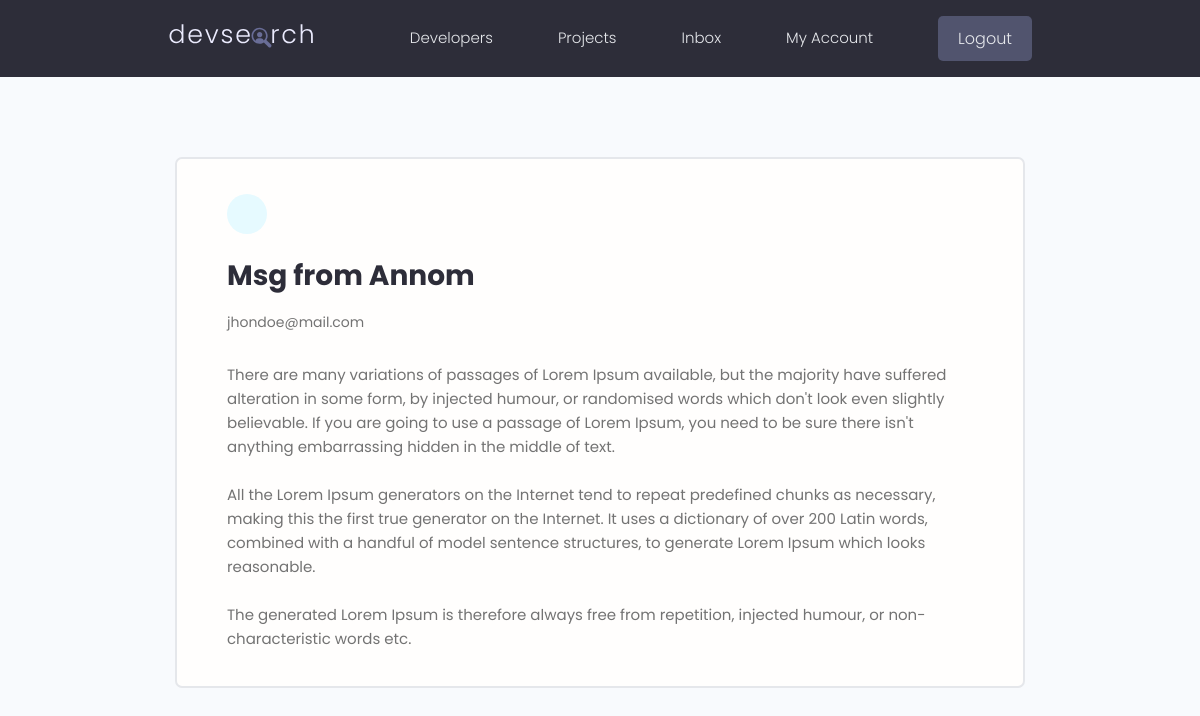
Screenshot of /message/dec59ee3-0302-4f7b-af41-65c8ed95ec89 (signed in) with the database file from the repository.
### users/models.py (models this page shows, shortened)
class Message(models.Model):
    sender = models.ForeignKey(
        Profile, on_delete=models.SET_NULL, null=True, blank=True
    )
    recipient = models.ForeignKey(
        Profile,
        on_delete=models.SET_NULL,
        null=True,
        blank=True,
        related_name="messages",
    )
    name = models.CharField(max_length=200, null=True, blank=True)
    email = models.EmailField(max_length=200, null=True, blank=True)
    subject = models.CharField(max_length=200, null=True, blank=True)
    is_read = models.BooleanField(default=False, null=True)
    body = models.TextField()
    created = models.DateTimeField(auto_now_add=True)
    id = models.UUIDField(
        default=uuid.uuid4, unique=True, primary_key=True, editable=False
    )
    class Meta:
        ordering = ["is_read", "-created"]

### users/views.py (the view)
# urls.py: path("message/<str:pk>", views.messagebox, name="message"),
@login_required(login_url="login")
def messagebox(request, pk):
    profile = request.user.profile
    msg = profile.messages.get(id=pk)
    if msg.is_read == False:
        msg.is_read = True
        msg.save()
    context = {
        "message": msg,
    }
    return render(request, "users/message.html", context)

### users/templates/users/message.html (shortened to what this page needs)
{% extends 'main.html' %}
{% block content %}
<main class="messagePage my-xl">
  <div class="content-box">
    <div class="message">
      <a class="backButton" href="{% url 'inbox' %}"></a>
      <h2 class="message__subject">{{message.subject}}</h4>
        <a href="{% if message.sender.id %} {% url 'user-profile' message.sender.id %} {% endif %}" class="message__author">{{message.sender.name}}</a>
        <p class="message__date">
          {% if message.sender %}
          {{message.sender}}
          {% else %}
          {{message.email}}
          {% endif %}
        </p>
        <div class="message__body">
          {{message.body|linebreaksbr}}
        </div>
    </div>
  </div>
</main>
{% endblock content %}

### static/styles/app.css (style rules this page uses)
:root { --color-sub: #2d2d39; }
.content-box { width: 95%; max-width: 85rem; margin: 0 auto; }
.message { padding: 2.5rem 0; }
.message > a { display: flex; gap: 1rem; }
.message__author, .message__date { flex-basis: 25%; }
.message__subject { flex-basis: 50%; }
.message__date { text-align: right; }
.messagePage .message { list-style: none; background: var(--color-white); padding: 3.5rem 5rem; border: 2px solid var(--color-light); border-radius: 0.7rem; }
.messagePage .message__subject { font-size: 2.8rem; color: var(--color-sub); margin-bottom: 1rem; margin-top: 2rem; }
.messagePage .message__author { font-size: 1.8rem; font-weight: 500; }
.messagePage .message__date { font-size: 1.4rem; font-weight: 400; text-align: left; margin-bottom: 3rem; }
.backButton { background: var(--color-main-light); color: var(--color-main); width: 4rem; height: 4rem; display: flex; align-items: center; justify-content: center; border-radius: 50%; }

### static/uikit/styles/modules/_variables.css (style rules this page uses)
:root { --color-main: #5aa5b9; --color-main-light: #e6faff; --color-sub: #3f4156; --color-sub-light: #51546e; --color-sub-lighter: #ededfd; --color-text: #737373; --color-gray: #8b8b8b; --color-light: #e5e7eb; --color-light-gray: #767676; --color-bg: #f8fafd; --color-white: #fffefd; --color-white-light: #f3f3f3; --color-success: #359e64; --color-success-bg: #def8e8; --color-error: #fc4b0b; --color-error-bg: #fff2ee; --font-base: 'Poppins', arial, helvetica, 'Segoe UI', roboto, ubuntu, sans-serif; --font-monospace: 'Fira Code', 'Courier New', courier, monospace; --font-regular: 300; --font-medium: 500; --font-bold: 700; --generic-shadow: 1px 1px 5px #00000010; --generic-transition: all 0.3s ease-in-out; }

### static/uikit/styles/modules/_base.css (style rules this page uses)
* { margin: 0; padding: 0; box-sizing: border-box; text-rendering: optimizeLegibility; color: inherit; font-size: inherit; }
html { font-size: 50%; }
@media only screen and (min-width: 480px) { html { font-size: 56.25%; } }
@media only screen and (min-width: 1200px) { html { font-size: 62.5%; } }
body { line-height: 1.6; font-weight: 400; font-size: 1.5rem; color: var(--color-text); background-color: var(--color-bg); min-height: 100vh; }

### static/uikit/styles/modules/_typography.css (style rules this page uses)
* { font-family: var(--font-base); }
h2 { font-size: 3.6rem; font-weight: var(--font-bold); }
p, span, strong { font-size: 1.6rem; color: var(--color-text); font-weight: var(--font-regular); }
a { padding-bottom: 2px; text-decoration: none; display: inline-block; color: var(--color-main); font-weight: var(--font-medium); }

### static/uikit/styles/modules/_utilities.css (style rules this page uses)
.my-xl { margin: 8rem auto; }

### rows the page displays
Message: subject "Msg from Annom", email "jhondoe@mail.com", body "There are many variations of passages of Lorem Ipsum available, but the majority have suffered alteration in some form, by injected humour, or randomised words which don't look even slightly believable. If you are going to use a passage of Lorem Ipsum, you need to be sure there isn't anything embarrassing hidden in the middle of text. All the Lorem Ipsum generators on the Internet tend to repeat predefined chunks as necessary, making this the first true generator on the Internet. It uses a dictionary of over 200 Latin words, combined with a handful of model sentence structures, to generate Lorem Ipsum which looks reasonable. The generated Lorem Ipsum is therefore always free from…"
